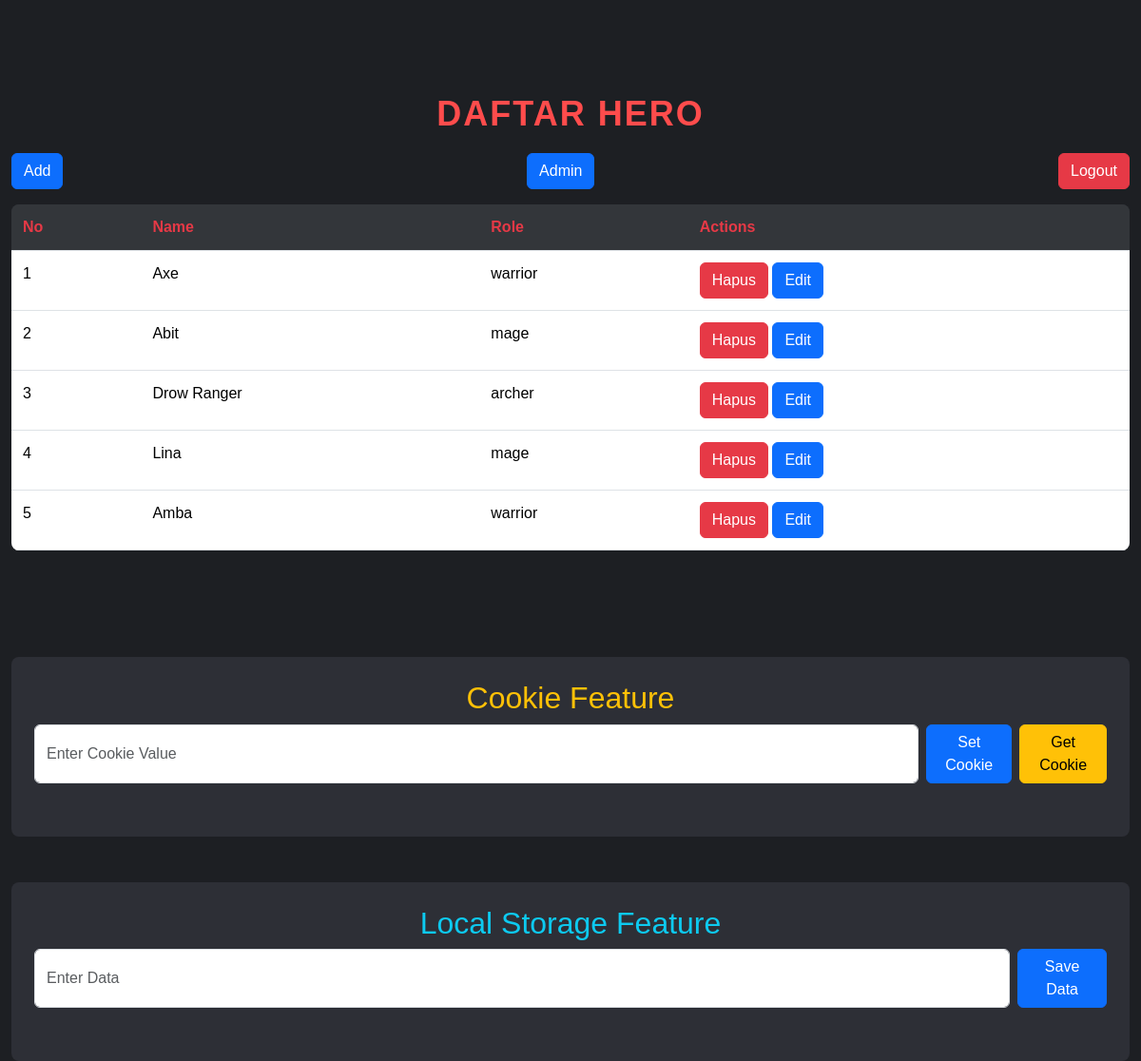
Screenshot of /heroes (signed in) with the database file from the repository.
### tables this page shows
CREATE TABLE `heroes` (
  `id` int(11) NOT NULL,
  `name` varchar(255) NOT NULL,
  `role` varchar(255) NOT NULL,
  `image` varchar(255) DEFAULT 'default_hero.jpg',
  `created_at` timestamp NOT NULL DEFAULT current_timestamp(),
  `updated_at` timestamp NOT NULL DEFAULT current_timestamp() ON UPDATE current_timestamp(),
  `browser` varchar(255) DEFAULT NULL,
  `ip_address` varchar(255) DEFAULT NULL
);

### src/controllers/HeroController.php (called while the page is built, shortened)
<?php
require_once __DIR__ . '/../models/Hero.php';
class HeroController {
    public function index() {
        $heroes = Hero::getAllHeroes();
        include __DIR__ . '/../views/hero_list.php';
    }
}

### src/models/Hero.php (called while the page is built, shortened)
<?php
class Hero  extends DbConnection{
    public function __construct($id = null, $name = null, $role = null, $image = 'default_hero.jpg', $browser = null, $ipAddress = null) {
        $this->id = $id;
        $this->name = $name;
        $this->role = $role;
    }
    public static function getAllHeroes() {
        $conn = DbConnection::getConnection();
        $sql = "SELECT * FROM heroes";
        $result = $conn->query($sql);
        $heroes = [];
        if ($result->num_rows > 0) {
            while ($row = $result->fetch_assoc()) {
                $heroes[] = new Hero($row['id'], $row['name'], $row['role'], $row['image'], $row['browser'], $row['ip_address']);
            }
        }
        return $heroes;
    }
}
?>

### src/views/hero_list.php (the view, shortened to what this page needs)
<!DOCTYPE html>
<html lang="en">
<head>
    <link href="https://cdn.jsdelivr.net/npm/bootstrap@5.3.3/dist/css/bootstrap.min.css" rel="stylesheet">
</head>
<body>
    <div class="container d-flex flex-column align-items-center justify-content-center mt-5">
            <h1 class="title">Daftar Hero</h1>
            <div class="d-flex justify-content-between w-100 mb-3">
                <button class="btn btn-primary" onclick="openAddModal()">Add</button>
                <a href="/UAS_IF/user" class="btn btn-primary">Admin</a>
                <a href="/UAS_IF/logout" class="btn btn-danger">Logout</a>
            </div>
            <table class="table">
                <thead>
                    <tr>
                        <th>No</th>
                        <th>Name</th>
                        <th>Role</th>
                        <th>Actions</th>
                    </tr>
                </thead>
                <tbody>
                    <?php $no = 1;  ?>
                    <?php foreach ($heroes as $hero): ?>
                        <tr>
                            <td><?php echo $no++; ?></td>
                            <td><?php echo $hero->name; ?></td>
                            <td><?php echo $hero->role; ?></td>
                            <td>
                                <a href="/UAS_IF/heroes/delete/<?php echo $hero->id; ?>" class="btn btn-danger">Hapus</a>
                                <button class="btn btn-primary" onclick="openEditModal(<?php echo $hero->id; ?>, '<?php echo $hero->name; ?>', '<?php echo $hero->role; ?>')">Edit</button>
                            </td>
                        </tr>
                    <?php endforeach; ?>
                </tbody>
            </table>
        </div>
    <div class="container d-flex flex-column align-items-center justify-content-center mt-5">
        <div class="container mt-5 p-4" style="background-color: #2d2f36; border-radius: 8px;">
            <h2 class="text-center text-warning">Cookie Feature</h2>
            <div class="d-flex flex-column align-items-center">
                <div class="d-flex w-100 mb-3">
                    <input type="text" id="cookieInput" class="form-control me-2" placeholder="Enter Cookie Value" />
                    <button class="btn btn-primary me-2" onclick="setCookie()">Set Cookie</button>
                    <button class="btn btn-warning" onclick="getCookie()">Get Cookie</button>
                </div>
            </div>
        </div>
        <div class="container mt-5 p-4" style="background-color: #2d2f36; border-radius: 8px;">
            <h2 class="text-center text-info">Local Storage Feature</h2>
            <div class="d-flex flex-column align-items-center">
                <div class="d-flex w-100 mb-3">
                    <input type="text" id="storageInput" class="form-control me-2" placeholder="Enter Data" />
                    <button class="btn btn-primary" onclick="saveToLocalStorage()">Save Data</button>
                </div>
            </div>
        </div>
    </div>
</body>
</html>

### src/views/hero_list.php (style rules this page uses)
body { background-color: #1d1f23; color: #e1e1e1; font-family: 'Arial', sans-serif; }
.title { font-family: 'Arial', sans-serif; font-size: 36px; font-weight: bold; color: #ff4c4c; text-align: center; margin-top: 50px; text-transform: uppercase; letter-spacing: 2px; }
h1 { color: #e63946; font-size: 36px; margin-bottom: 20px; }
h2 { color: #e63946; }
.table { background-color: #2d2f36; color: #e1e1e1; border-radius: 8px; overflow: hidden; }
.table th, .table td { padding: 12px; text-align: left; }
.table th { background-color: #33363a; color: #e63946; }
.table tbody tr { background-color: #2a2c32; }
.btn-danger { background-color: #e63946; border-color: #e63946; }
.container { max-width: 1200px; margin-top: 50px; }

### rows the page displays
heroes: name "Axe", role "warrior"
heroes: name "Abit", role "mage"
heroes: name "Drow Ranger", role "archer"
heroes: name "Lina", role "mage"
heroes: name "Amba", role "warrior"
